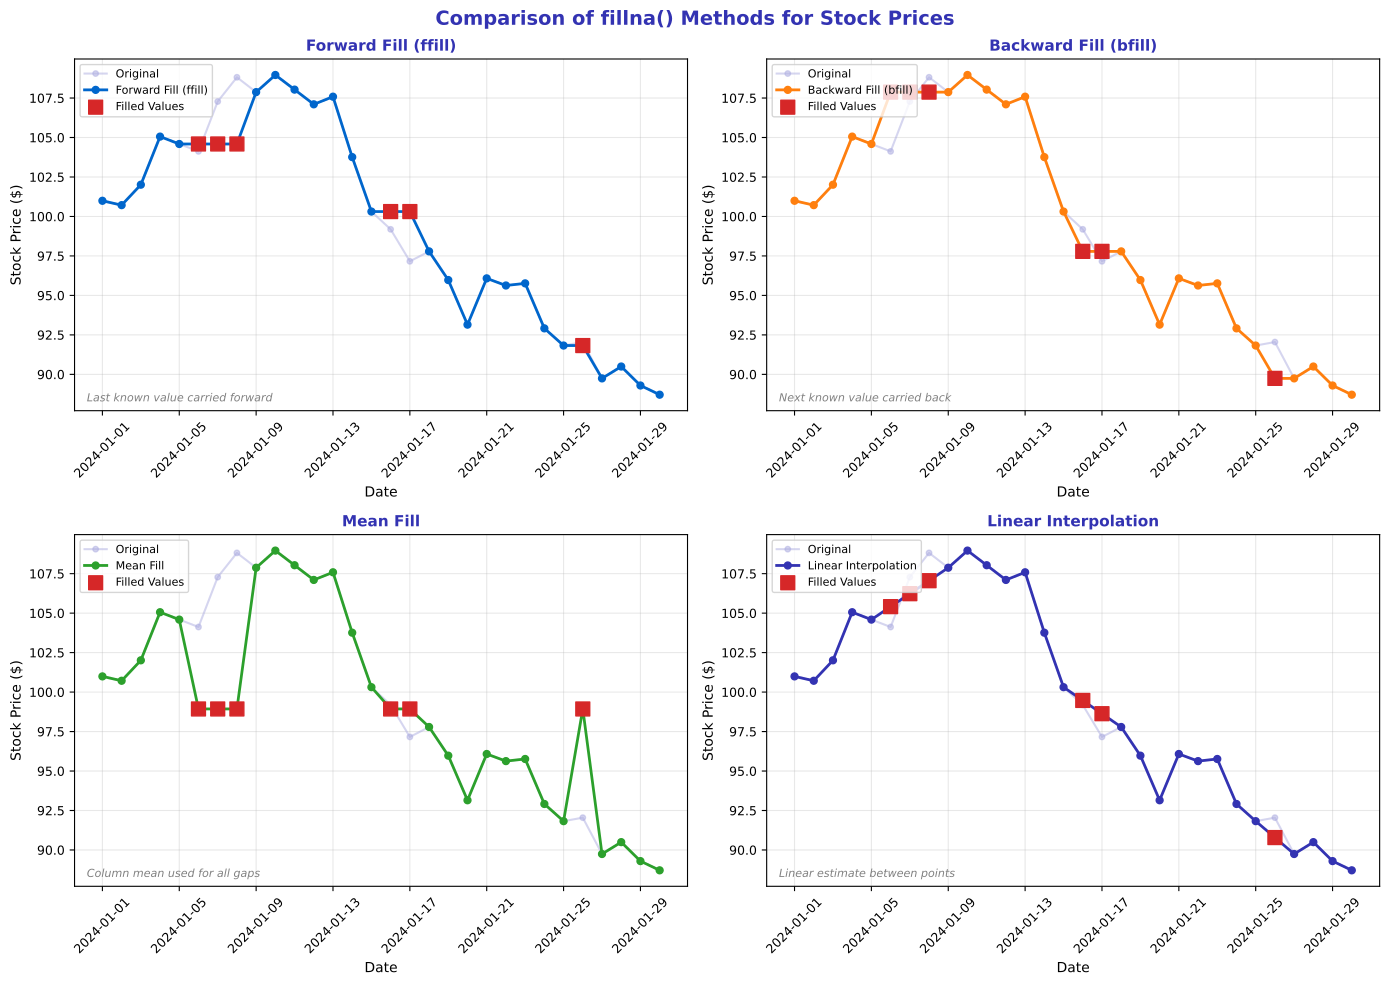

Source code (Python):
"""Fillna Methods - Comparison of different fill strategies for stock prices"""
import matplotlib.pyplot as plt
import numpy as np
import pandas as pd
from pathlib import Path

# Standard matplotlib configuration
plt.rcParams.update({
    'font.size': 10,
    'axes.labelsize': 10,
    'axes.titlesize': 11,
    'xtick.labelsize': 9,
    'ytick.labelsize': 9,
    'legend.fontsize': 9,
    'figure.figsize': (10, 6),
    'figure.dpi': 150
})

# Course colors
MLPURPLE = '#3333B2'
MLLAVENDER = '#ADADE0'
MLBLUE = '#0066CC'
MLORANGE = '#FF7F0E'
MLGREEN = '#2CA02C'
MLRED = '#D62728'

# Generate synthetic stock price data with gaps
np.random.seed(42)
n_days = 30
dates = pd.date_range('2024-01-01', periods=n_days, freq='D')

# Base price with trend
prices = 100 + np.cumsum(np.random.randn(n_days) * 2)
original = prices.copy()

# Create gaps
gap_indices = [5, 6, 7, 15, 16, 25]
prices_with_gaps = prices.copy()
prices_with_gaps[gap_indices] = np.nan

# Apply different fill methods
df = pd.DataFrame({'Original': original, 'With_Gaps': prices_with_gaps}, index=dates)
df['Forward_Fill'] = df['With_Gaps'].ffill()
df['Backward_Fill'] = df['With_Gaps'].bfill()
df['Mean_Fill'] = df['With_Gaps'].fillna(df['With_Gaps'].mean())
df['Interpolate'] = df['With_Gaps'].interpolate(method='linear')

# Create comparison plot
fig, axes = plt.subplots(2, 2, figsize=(14, 10))
fig.suptitle('Comparison of fillna() Methods for Stock Prices', fontsize=14, fontweight='bold', color=MLPURPLE)

methods = [
    ('Forward_Fill', 'Forward Fill (ffill)', 'Last known value carried forward', MLBLUE),
    ('Backward_Fill', 'Backward Fill (bfill)', 'Next known value carried back', MLORANGE),
    ('Mean_Fill', 'Mean Fill', 'Column mean used for all gaps', MLGREEN),
    ('Interpolate', 'Linear Interpolation', 'Linear estimate between points', MLPURPLE)
]

for ax, (col, title, desc, color) in zip(axes.flat, methods):
    # Plot original as dotted
    ax.plot(dates, original, 'o-', color=MLLAVENDER, alpha=0.5, label='Original', markersize=4)

    # Plot filled data
    ax.plot(dates, df[col], 'o-', color=color, label=title, markersize=5, linewidth=2)

    # Highlight filled points
    filled_mask = df['With_Gaps'].isna()
    ax.scatter(dates[filled_mask], df[col][filled_mask],
               color=MLRED, s=100, zorder=5, marker='s', label='Filled Values')

    ax.set_title(f'{title}', fontsize=11, fontweight='bold', color=MLPURPLE)
    ax.set_xlabel('Date', fontsize=10)
    ax.set_ylabel('Stock Price ($)', fontsize=10)
    ax.legend(loc='upper left', fontsize=8)
    ax.tick_params(axis='x', rotation=45)

    # Add description
    ax.text(0.02, 0.02, desc, transform=ax.transAxes, fontsize=8,
            style='italic', color='gray', va='bottom')

    ax.grid(True, alpha=0.3)

plt.tight_layout()
plt.savefig(Path(__file__).parent / 'chart.pdf', dpi=300, bbox_inches='tight')
plt.close()
